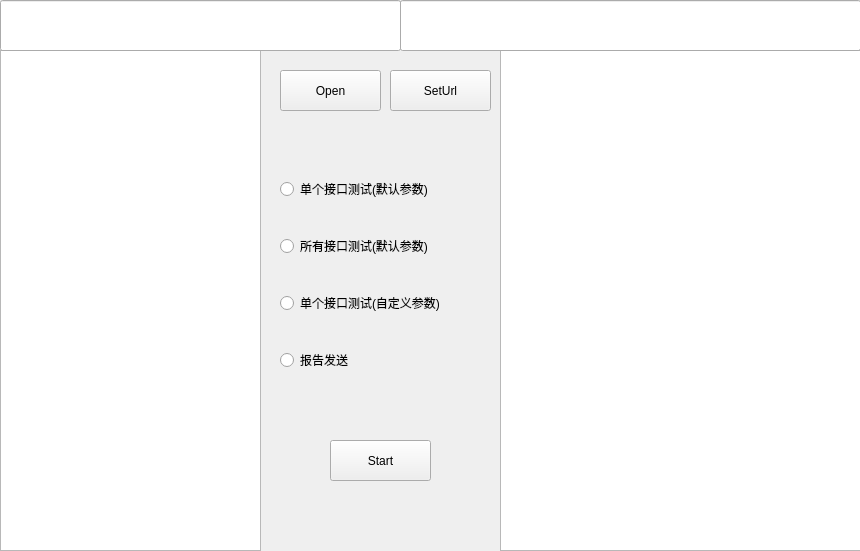
<?xml version="1.0" encoding="UTF-8"?>
<ui version="4.0">
 <class>MainWindow</class>
 <widget class="QMainWindow" name="MainWindow">
  <property name="geometry">
   <rect>
    <x>0</x>
    <y>0</y>
    <width>860</width>
    <height>551</height>
   </rect>
  </property>
  <property name="sizePolicy">
   <sizepolicy hsizetype="Preferred" vsizetype="Preferred">
    <horstretch>0</horstretch>
    <verstretch>0</verstretch>
   </sizepolicy>
  </property>
  <property name="minimumSize">
   <size>
    <width>860</width>
    <height>551</height>
   </size>
  </property>
  <property name="maximumSize">
   <size>
    <width>860</width>
    <height>551</height>
   </size>
  </property>
  <property name="unifiedTitleAndToolBarOnMac">
   <bool>false</bool>
  </property>
  <widget class="QWidget" name="centralwidget">
   <widget class="QWidget" name="verticalLayoutWidget">
    <property name="geometry">
     <rect>
      <x>280</x>
      <y>150</y>
      <width>210</width>
      <height>251</height>
     </rect>
    </property>
    <layout class="QVBoxLayout" name="verticalLayout">
     <item>
      <widget class="QRadioButton" name="A1">
       <property name="text">
        <string>单个接口测试(默认参数)</string>
       </property>
      </widget>
     </item>
     <item>
      <widget class="QRadioButton" name="A2">
       <property name="text">
        <string>所有接口测试(默认参数)</string>
       </property>
      </widget>
     </item>
     <item>
      <widget class="QRadioButton" name="A3">
       <property name="text">
        <string>单个接口测试(自定义参数)</string>
       </property>
      </widget>
     </item>
     <item>
      <widget class="QRadioButton" name="A4">
       <property name="text">
        <string>报告发送</string>
       </property>
      </widget>
     </item>
    </layout>
   </widget>
   <widget class="QPushButton" name="OK">
    <property name="geometry">
     <rect>
      <x>330</x>
      <y>440</y>
      <width>101</width>
      <height>41</height>
     </rect>
    </property>
    <property name="text">
     <string>Start</string>
    </property>
   </widget>
   <widget class="QTextEdit" name="Right">
    <property name="geometry">
     <rect>
      <x>500</x>
      <y>50</y>
      <width>361</width>
      <height>501</height>
     </rect>
    </property>
    <property name="readOnly">
     <bool>true</bool>
    </property>
   </widget>
   <widget class="QTextEdit" name="Left">
    <property name="geometry">
     <rect>
      <x>0</x>
      <y>50</y>
      <width>261</width>
      <height>501</height>
     </rect>
    </property>
    <property name="readOnly">
     <bool>true</bool>
    </property>
   </widget>
   <widget class="QLineEdit" name="Road">
    <property name="geometry">
     <rect>
      <x>0</x>
      <y>0</y>
      <width>401</width>
      <height>51</height>
     </rect>
    </property>
    <property name="readOnly">
     <bool>true</bool>
    </property>
   </widget>
   <widget class="QPushButton" name="Open">
    <property name="geometry">
     <rect>
      <x>280</x>
      <y>70</y>
      <width>101</width>
      <height>41</height>
     </rect>
    </property>
    <property name="text">
     <string>Open</string>
    </property>
   </widget>
   <widget class="QLineEdit" name="Url">
    <property name="geometry">
     <rect>
      <x>400</x>
      <y>0</y>
      <width>461</width>
      <height>51</height>
     </rect>
    </property>
    <property name="readOnly">
     <bool>true</bool>
    </property>
   </widget>
   <widget class="QPushButton" name="SetUrl">
    <property name="geometry">
     <rect>
      <x>390</x>
      <y>70</y>
      <width>101</width>
      <height>41</height>
     </rect>
    </property>
    <property name="text">
     <string>SetUrl</string>
    </property>
   </widget>
  </widget>
 </widget>
 <resources/>
 <connections/>
</ui>
